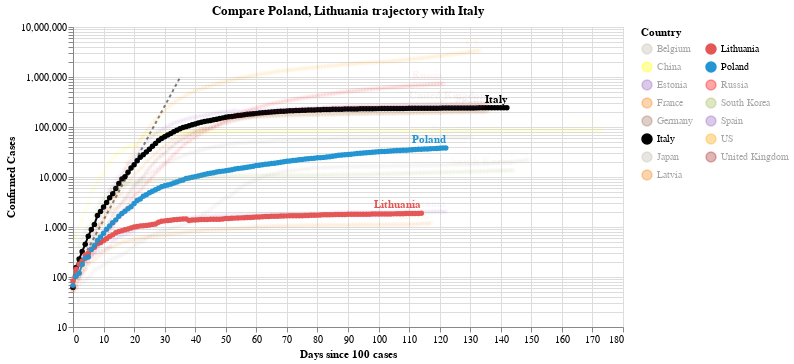

The cell this chart's notebook holds for it:
### Code cell
#hide_input
chart2 = make_since_chart(dff2, ['Poland', 'Lithuania'], baseline_countries)
chart2

### Figure 1 — Vega-Lite specification as saved in the notebook (floating-point values rounded to 4 significant figures; data arrays with more than 128 entries replaced by an {"elided": "..."} marker saying what was removed)
{"config": {"view": {"continuousWidth": 400, "continuousHeight": 300}}, "layer": [{"data": {"name": "data-628230001892d6798b50651be41d1b3e"}, "mark": {"type": "line", "color": "black", "opacity": 0.5, "strokeDash": [3, 3]}, "encoding": {"x": {"type": "quantitative", "field": "Days since 100 cases"}, "y": {"type": "quantitative", "field": "Confirmed Cases"}}}, {"data": {"name": "data-eed6908ec48e5fae622ce719b5eb564e"}, "mark": {"type": "line", "point": true}, "encoding": {"color": {"type": "nominal", "field": "Country", "legend": {"columns": 2}, "scale": {"domain": ["Belgium", "China", "Estonia", "France", "Germany", "Italy", "Japan", "Latvia", "Lithuania", "Poland", "Russia", "South Korea", "Spain", "US", "United Kingdom"], "range": ["#C1B7AD", "yellow", "#9467bd", "#F58518", "#9D755D", "black", "#C1B7AD", "#F58518", "#E45756", "#2495D3", "red", "#A1BA59", "#9467bd", "orange", "brown"]}}, "opacity": {"condition": {"value": 1, "selection": "selector004"}, "value": 0.05}, "tooltip": [{"type": "nominal", "field": "Country"}, {"type": "temporal", "field": "Date"}, {"type": "quantitative", "field": "Confirmed Cases"}, {"type": "quantitative", "field": "Days since 100 cases"}], "x": {"type": "quantitative", "field": "Days since 100 cases"}, "y": {"type": "quantitative", "field": "Confirmed Cases", "scale": {"type": "log"}}}, "selection": {"selector004": {"type": "multi", "fields": ["Country"], "bind": "legend", "init": [{"Country": "Poland"}, {"Country": "Lithuania"}, {"Country": "Italy"}]}}, "width": 550}, {"data": {"name": "data-eed6908ec48e5fae622ce719b5eb564e"}, "mark": {"type": "text", "align": "right", "dy": -8, "fontWeight": "bold"}, "encoding": {"color": {"type": "nominal", "field": "Country", "legend": {"columns": 2}, "scale": {"domain": ["Belgium", "China", "Estonia", "France", "Germany", "Italy", "Japan", "Latvia", "Lithuania", "Poland", "Russia", "South Korea", "Spain", "US", "United Kingdom"], "range": ["#C1B7AD", "yellow", "#9467bd", "#F58518", "#9D755D", "black", "#C1B7AD", "#F58518", "#E45756", "#2495D3", "red", "#A1BA59", "#9467bd", "orange", "brown"]}}, "opacity": {"condition": {"value": 1, "selection": "selector004"}, "value": 0.05}, "text": {"type": "nominal", "field": "Country"}, "tooltip": [{"type": "nominal", "field": "Country"}, {"type": "temporal", "field": "Date"}, {"type": "quantitative", "field": "Confirmed Cases"}, {"type": "quantitative", "field": "Days since 100 cases"}], "x": {"type": "quantitative", "field": "Days since 100 cases"}, "y": {"type": "quantitative", "field": "Confirmed Cases", "scale": {"type": "log"}}}, "transform": [{"filter": "(datum['Date'] >= 1594598400000)"}], "width": 550}], "title": "Compare Poland, Lithuania trajectory with Italy", "$schema": "https://vega.github.io/schema/vega-lite/v4.0.2.json", "datasets": {"data-628230001892d6798b50651be41d1b3e": [{"Days since 100 cases": 0, "Confirmed Cases": 100.0}, {"Days since 100 cases": 1, "Confirmed Cases": 130.0}, {"Days since 100 cases": 2, "Confirmed Cases": 169.0}, {"Days since 100 cases": 3, "Confirmed Cases": 219.7}, {"Days since 100 cases": 4, "Confirmed Cases": 285.6}, {"Days since 100 cases": 5, "Confirmed Cases": 371.3}, {"Days since 100 cases": 6, "Confirmed Cases": 482.7}, {"Days since 100 cases": 7, "Confirmed Cases": 627.5}, {"Days since 100 cases": 8, "Confirmed Cases": 815.7}, {"Days since 100 cases": 9, "Confirmed Cases": 1060.0}, {"Days since 100 cases": 10, "Confirmed Cases": 1379.0}, {"Days since 100 cases": 11, "Confirmed Cases": 1792.0}, {"Days since 100 cases": 12, "Confirmed Cases": 2330.0}, {"Days since 100 cases": 13, "Confirmed Cases": 3029.0}, {"Days since 100 cases": 14, "Confirmed Cases": 3937.0}, {"Days since 100 cases": 15, "Confirmed Cases": 5119.0}, {"Days since 100 cases": 16, "Confirmed Cases": 6654.0}, {"Days since 100 cases": 17, "Confirmed Cases": 8650.0}, {"Days since 100 cases": 18, "Confirmed Cases": 11250.0}, {"Days since 100 cases": 19, "Confirmed Cases": 14620.0}, {"Days since 100 cases": 20, "Confirmed Cases": 19000.0}, {"Days since 100 cases": 21, "Confirmed Cases": 24710.0}, {"Days since 100 cases": 22, "Confirmed Cases": 32120.0}, {"Days since 100 cases": 23, "Confirmed Cases": 41750.0}, {"Days since 100 cases": 24, "Confirmed Cases": 54280.0}, {"Days since 100 cases": 25, "Confirmed Cases": 70560.0}, {"Days since 100 cases": 26, "Confirmed Cases": 91730.0}, {"Days since 100 cases": 27, "Confirmed Cases": 119300.0}, {"Days since 100 cases": 28, "Confirmed Cases": 155000.0}, {"Days since 100 cases": 29, "Confirmed Cases": 201500.0}, {"Days since 100 cases": 30, "Confirmed Cases": 262000.0}, {"Days since 100 cases": 31, "Confirmed Cases": 340600.0}, {"Days since 100 cases": 32, "Confirmed Cases": 442800.0}, {"Days since 100 cases": 33, "Confirmed Cases": 575600.0}, {"Days since 100 cases": 34, "Confirmed Cases": 748300.0}, {"Days since 100 cases": 35, "Confirmed Cases": 972800.0}], "data-eed6908ec48e5fae622ce719b5eb564e": {"elided": "2023 records"}}}
